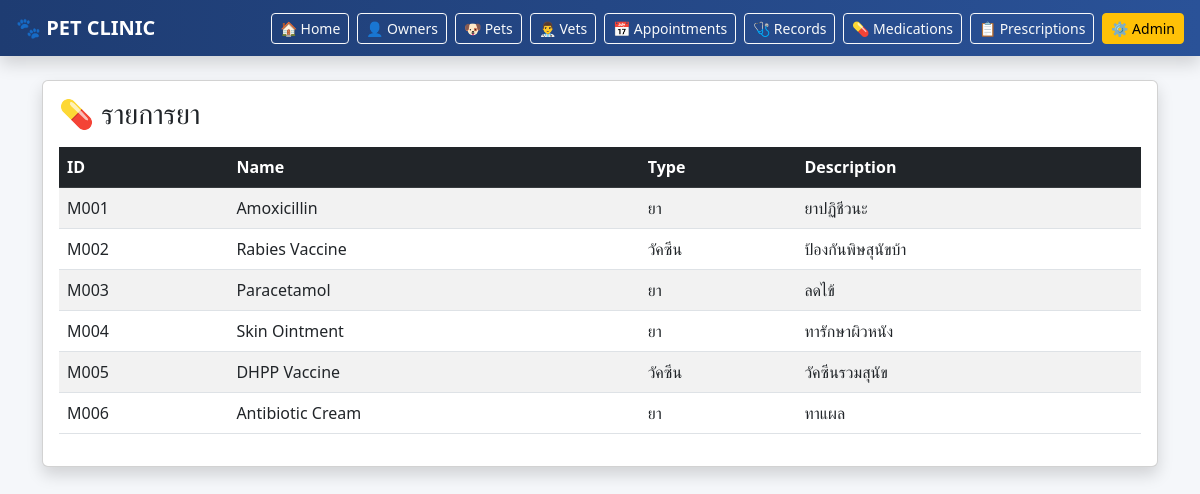
/medications/, run on the app's committed database.
### clinic/models.py (models this page shows, shortened)
class Medicine(models.Model):
    med_id = models.CharField(max_length=10, unique=True, blank=True)
    name = models.CharField(max_length=100)
    type = models.CharField(max_length=50)
    description = models.TextField()

### clinic/views.py (the view)
# urls.py: path('medications/', views.medications, name='medications'),
def medications(request):
    medications = Medicine.objects.all()
    return render(request, 'medications.html', {
        'medications': medications
    })

### clinic/templates/medications.html
{% extends 'base.html' %}
{% block content %}
<div class="card shadow">
    <div class="card-body">
        <h3 class="mb-3">💊 รายการยา</h3>
        <table class="table table-striped table-hover">
            <thead class="table-dark">
                <tr>
                    <th>ID</th>
                    <th>Name</th>
                    <th>Type</th>
                    <th>Description</th>
                </tr>
            </thead>
            <tbody>
                {% for m in medications %}
                <tr>
                    <td>{{ m.med_id }}</td>
                    <td>{{ m.name }}</td>
                    <td>{{ m.type }}</td>
                    <td>{{ m.description }}</td>
                </tr>
                {% endfor %}
            </tbody>
        </table>
    </div>
</div>
{% endblock %}

### data on the page
Medicine: med_id "M001", name "Amoxicillin", type "ยา", description "ยาปฏิชีวนะ"
Medicine: med_id "M002", name "Rabies Vaccine", type "วัคซีน", description "ป้องกันพิษสุนัขบ้า"
Medicine: med_id "M003", name "Paracetamol", type "ยา", description "ลดไข้"
Medicine: med_id "M004", name "Skin Ointment", type "ยา", description "ทารักษาผิวหนัง"
Medicine: med_id "M005", name "DHPP Vaccine", type "วัคซีน", description "วัคซีนรวมสุนัข"
Medicine: med_id "M006", name "Antibiotic Cream", type "ยา", description "ทาแผล"
